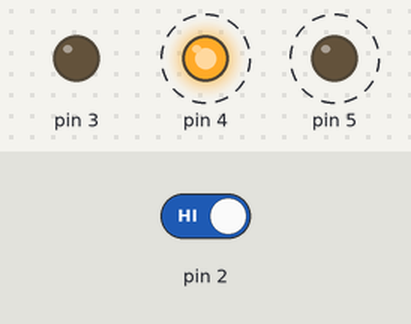
The sketch below on a simulated Arduino Uno, built with avr-gcc and run on an emulated ATmega328P. Parts: output pins drawn as LEDs (lit = HIGH). Dashed ring = blinking. The inputs (shaded band) are chosen by the test bench; at power-on: pin 2 HIGH.

Above: at 1.3 s.
1.7 s: pin 2 driven LOW
At 1.9 s:
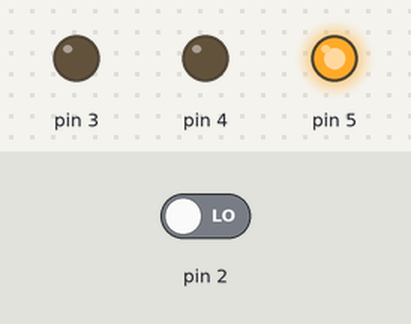
At 2.6 s:
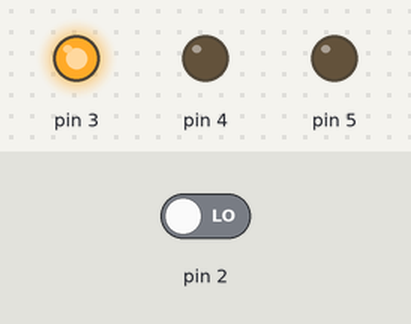
3.5 s: pin 2 driven HIGH
At 3.6 s:
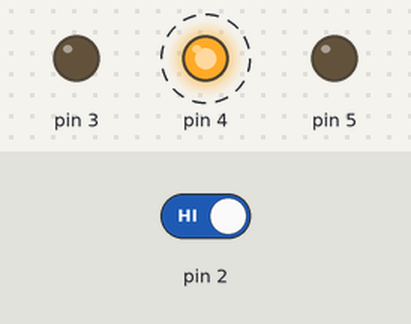
Timing chart, 0 to 12.5 s (numbered marks = the images above; inputs shaded):
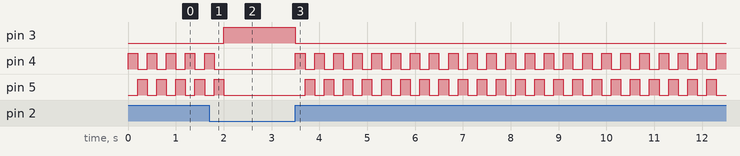

Measured:
- after the input at 1.7 s, pin 3: LOW → HIGH after 0.30 s; pin 4: goes on until 1.8 s, then stays LOW; pin 5: goes on until 2.0 s, then stays LOW
- after the input at 3.5 s, pin 3: HIGH → LOW at once; pin 4: alternates HIGH for 0.20 s and LOW for 0.20 s, starting at once; pin 5: alternates HIGH for 0.20 s and LOW for 0.20 s, starting after 0.20 s
- by itself, pin 4, pin 5: alternates HIGH for 0.20 s and LOW for 0.20 s

The sketch:

starship.ino
```cpp
int state = 0;

void setup() {
  pinMode(2, INPUT);
  pinMode(3, OUTPUT);
  pinMode(4, OUTPUT);
  pinMode(5, OUTPUT);
}

void loop() {
  state = digitalRead(2);

  if(state == LOW) {
    digitalWrite(3, HIGH);
    digitalWrite(4, LOW);
    digitalWrite(5, LOW);
  } else {
    digitalWrite(3, LOW);
    digitalWrite(4, HIGH);
    digitalWrite(5, LOW);

    delay(200);

    digitalWrite(4, LOW);
    digitalWrite(5, HIGH);

    delay(200);
  }
}
```
